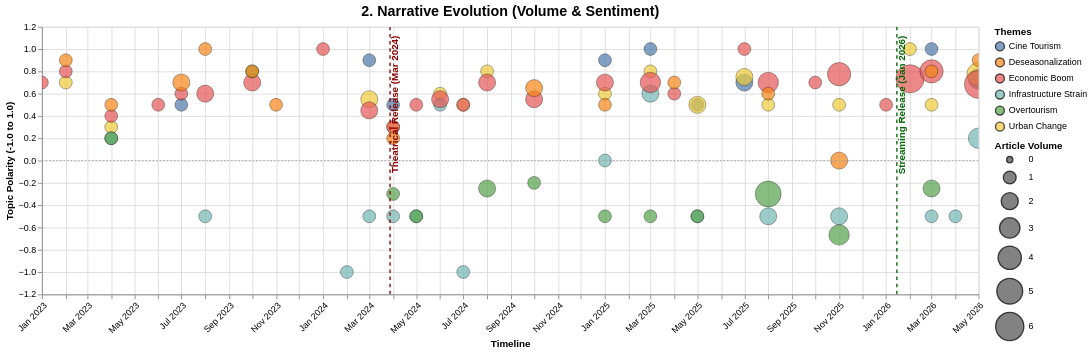

The specification (Vega-Lite) saved for this image:
### Vega-Lite specification from a JSON file in a GitHub repository (floating-point values rounded to 4 significant figures)
{"config": {"view": {"continuousWidth": 300, "continuousHeight": 300}}, "layer": [{"data": {"name": "data-19c6878f9d8e2fd4ab38b24c5874cd7d"}, "mark": {"type": "circle", "opacity": 0.7, "stroke": "black", "strokeWidth": 0.5}, "encoding": {"color": {"field": "Narrative_Topic", "legend": {"orient": "right", "title": "Themes"}, "scale": {"scheme": "tableau10"}, "type": "nominal"}, "size": {"field": "Mention_Count", "legend": {"orient": "right"}, "scale": {"range": [50, 1000]}, "title": "Article Volume", "type": "quantitative"}, "tooltip": [{"field": "Date", "type": "temporal"}, {"field": "Narrative_Topic", "type": "nominal"}, {"field": "Topic_Sentiment", "format": ".2f", "type": "quantitative"}, {"field": "Mention_Count", "type": "quantitative"}, {"field": "Evidence_Quotes", "type": "nominal"}], "x": {"axis": {"format": "%b %Y", "labelAngle": -45}, "field": "Date", "title": "Timeline", "type": "temporal"}, "y": {"field": "Topic_Sentiment", "scale": {"domain": [-1.1, 1.1]}, "title": "Topic Polarity (-1.0 to 1.0)", "type": "quantitative"}}, "name": "view_8e86b5becd2527b9_0"}, {"data": {"name": "data-a0a55d106695e8d630baff0f16eee66d"}, "mark": {"type": "rule", "color": "#A9A9A9", "strokeDash": [2, 2]}, "encoding": {"y": {"field": "y", "type": "quantitative"}}}, {"data": {"name": "data-6528d71445f3855ebd744daee25293cf"}, "mark": {"type": "rule", "size": 1.5, "strokeDash": [4, 4]}, "encoding": {"color": {"field": "Color", "scale": null, "type": "nominal"}, "x": {"field": "Date", "type": "temporal"}}}, {"data": {"name": "data-6528d71445f3855ebd744daee25293cf"}, "mark": {"type": "text", "align": "right", "angle": 270, "baseline": "top", "dx": 5, "fontSize": 11, "fontWeight": "bold"}, "encoding": {"color": {"field": "Color", "scale": null, "type": "nominal"}, "text": {"field": "Event", "type": "nominal"}, "x": {"field": "Date", "type": "temporal"}, "y": {"value": 15}}}], "height": 300, "params": [{"name": "param_1e9efca18e7a2868", "select": {"type": "interval", "encodings": ["x", "y"]}, "bind": "scales", "views": ["view_8e86b5becd2527b9_0"]}], "title": {"text": "2. Narrative Evolution (Volume & Sentiment)", "fontSize": 16}, "width": 1050, "$schema": "https://vega.github.io/schema/vega-lite/v6.4.1.json", "datasets": {"data-19c6878f9d8e2fd4ab38b24c5874cd7d": [{"Date": "2023-01-01T00:00:00", "Narrative_Topic": "Economic Boom", "Mention_Count": 1, "Topic_Sentiment": 0.7, "Evidence_Quotes": "\"sta richiamando un gran numero di presenze turistiche che scelgono di godere delle vacanze nelle numerose strutture ricettive, e non solo.\""}, {"Date": "2023-02-01T00:00:00", "Narrative_Topic": "Urban Change", "Mention_Count": 1, "Topic_Sentiment": 0.7, "Evidence_Quotes": "\"lo sviluppo turistico dei borghi passa anche attraverso il potenziamento dei servizi sul territorio.\""}, {"Date": "2023-02-01T00:00:00", "Narrative_Topic": "Economic Boom", "Mention_Count": 1, "Topic_Sentiment": 0.8, "Evidence_Quotes": "\"la giunta regionale ha promosso, su iniziativa dell’assessorato agli enti locali, una serie di misure per incentivare la permanenza nei piccoli comuni.\""}, {"Date": "2023-02-01T00:00:00", "Narrative_Topic": "Deseasonalization", "Mention_Count": 1, "Topic_Sentiment": 0.9, "Evidence_Quotes": "\"Siamo impegnati in una forte opera per cercare di destagionalizzare i flussi turistici\""}, {"Date": "2023-04-01T00:00:00", "Narrative_Topic": "Urban Change", "Mention_Count": 1, "Topic_Sentiment": 0.3, "Evidence_Quotes": "\"Basti pensare a tutto il dibattito in corso sulla turistificazione, processo socio-economico in atto in molte città del mondo.\""}, {"Date": "2023-04-01T00:00:00", "Narrative_Topic": "Infrastructure Strain", "Mention_Count": 1, "Topic_Sentiment": 0.2, "Evidence_Quotes": "\"la capacità di carico turistico dei territori non è sotto stress.\""}, {"Date": "2023-04-01T00:00:00", "Narrative_Topic": "Economic Boom", "Mention_Count": 1, "Topic_Sentiment": 0.4, "Evidence_Quotes": "\"2,4 miliardi € è l’ammontare delle risorse nel Pnrr per il turismo.\""}, {"Date": "2023-04-01T00:00:00", "Narrative_Topic": "Overtourism", "Mention_Count": 1, "Topic_Sentiment": 0.2, "Evidence_Quotes": "\"In Abruzzo oggi siamo lontani dalla turistification.\""}, {"Date": "2023-04-01T00:00:00", "Narrative_Topic": "Deseasonalization", "Mention_Count": 1, "Topic_Sentiment": 0.5, "Evidence_Quotes": "\"Differenziarsi, destagionalizzare il turismo e internazionalizzarlo continuando a prendersi cura dei territori per evitare il rischio di turistificazione.\""}, {"Date": "2023-06-01T00:00:00", "Narrative_Topic": "Economic Boom", "Mention_Count": 1, "Topic_Sentiment": 0.5, "Evidence_Quotes": "“Nel ‘500, addirittura, avevano una lana speciale bellissima.”"}, {"Date": "2023-07-01T00:00:00", "Narrative_Topic": "Cine Tourism", "Mention_Count": 1, "Topic_Sentiment": 0.5, "Evidence_Quotes": "\"Da queste parti è stato girato un film bellissimo, 'La strada' di Federico Fellini\"},"}, {"Date": "2023-07-01T00:00:00", "Narrative_Topic": "Economic Boom", "Mention_Count": 1, "Topic_Sentiment": 0.6, "Evidence_Quotes": "\"Il nome 'il paese dei Dottori' arriva dall’800, a motivo della crescente aspirazione degli abitanti\""}, {"Date": "2023-07-01T00:00:00", "Narrative_Topic": "Deseasonalization", "Mention_Count": 2, "Topic_Sentiment": 0.7, "Evidence_Quotes": "\"Scanno è una meta turistica ideale sia d’estate che d’inverno, grazie ai suoi numerosi punti di interesse e alle molteplici attività\" | \"Le Rocche sono l’esempio della montagna attrattiva tutto l’anno: biciclette, cavalli, trekking, quad, moto…\""}, {"Date": "2023-08-01T00:00:00", "Narrative_Topic": "Infrastructure Strain", "Mention_Count": 1, "Topic_Sentiment": -0.5, "Evidence_Quotes": "\"mancato rispetto delle norme amministrative e igienico-sanitarie.\""}, {"Date": "2023-08-01T00:00:00", "Narrative_Topic": "Economic Boom", "Mention_Count": 2, "Topic_Sentiment": 0.6, "Evidence_Quotes": "\"L’apertura al pubblico della casa-museo e a costituzione di un centro per la diffusione culturale presso la sede di Palazzo Sipari a Pescasseroli rappresentano i principali obiettivi della Fondazione.\" | \"Il costo è di € 20 per la corsa semplice e di € 35 andata e ritorno.\""}, {"Date": "2023-08-01T00:00:00", "Narrative_Topic": "Deseasonalization", "Mention_Count": 1, "Topic_Sentiment": 1.0, "Evidence_Quotes": "\"La “Linea dei Parchi” prevede un collegamento estivo diretto per tutti i weekend estivi e nella settimana di Ferragosto.\""}, {"Date": "2023-10-01T00:00:00", "Narrative_Topic": "Economic Boom", "Mention_Count": 2, "Topic_Sentiment": 0.7, "Evidence_Quotes": "\"La finalità di questo progetto è la promozione di questo meraviglioso territorio\" | \"bisogna attendere i primi anni del ‘900 per assistere alla nascita della vocazione turistica di Roccaraso, con la costruzione dei primi alberghi e dei primi impianti di risalita.\""}, {"Date": "2023-10-01T00:00:00", "Narrative_Topic": "Overtourism", "Mention_Count": 1, "Topic_Sentiment": 0.8, "Evidence_Quotes": "\"finora rimasto preservato dai grandi flussi turistici di questa parte d’Italia\""}, {"Date": "2023-10-01T00:00:00", "Narrative_Topic": "Deseasonalization", "Mention_Count": 1, "Topic_Sentiment": 0.8, "Evidence_Quotes": "\"Pescasseroli è ubicato in un’area pianeggiante, in provincia dell’Aquila, a 1167 metri sul livello del mare ed è uno dei comuni più famosi del turismo invernale.\""}, {"Date": "2023-11-01T00:00:00", "Narrative_Topic": "Deseasonalization", "Mention_Count": 1, "Topic_Sentiment": 0.5, "Evidence_Quotes": "\"Ciò la rende il luogo perfetto in cui decidere di trasferirti o trascorrere le tue vacanze.\""}, {"Date": "2024-01-01T00:00:00", "Narrative_Topic": "Economic Boom", "Mention_Count": 1, "Topic_Sentiment": 1.0, "Evidence_Quotes": "\"I servizi offerti includono, poi, scuole di sci qualificate, noleggio attrezzature, hotel sulle piste da sci.\""}, {"Date": "2024-02-01T00:00:00", "Narrative_Topic": "Infrastructure Strain", "Mention_Count": 1, "Topic_Sentiment": -1.0, "Evidence_Quotes": "\"l’acclarata incapacità, la mancanza di volontà politica della Direzione Strategica Sanitaria della Asl di adottare scelte e soluzioni volte a risolvere questo gravissimo problema\""}, {"Date": "2024-03-01T00:00:00", "Narrative_Topic": "Cine Tourism", "Mention_Count": 1, "Topic_Sentiment": 0.9, "Evidence_Quotes": "\"Una nuova vetrina per il paesino abruzzese.\""}, {"Date": "2024-03-01T00:00:00", "Narrative_Topic": "Urban Change", "Mention_Count": 2, "Topic_Sentiment": 0.55, "Evidence_Quotes": "«...molti altri, come Pescasseroli, come Villetta Barrea, come Civitella stanno invece diventando importanti centri culturali e sportivi.» | \"Negli anni il loro atteggiamento è cambiato, perché quella loro freddezza non era ostilità, ma un modo di essere e di vivere diversamente.\""}, {"Date": "2024-03-01T00:00:00", "Narrative_Topic": "Infrastructure Strain", "Mention_Count": 1, "Topic_Sentiment": -0.5, "Evidence_Quotes": "«...è assurdo per esempio che da Pescasseroli non ci sia un mezzo che direttamente colleghi Roma col paese.»"}, {"Date": "2024-03-01T00:00:00", "Narrative_Topic": "Economic Boom", "Mention_Count": 2, "Topic_Sentiment": 0.45, "Evidence_Quotes": "«...la cultura è la coscienza del Paese. Con la cultura si cresce, si capisce dove e come investire...» | \"Oggi è una meta turistica d’inverno e d’estate, i luoghi sono rimasti gli stessi come le persone e i rapporti.\""}, {"Date": "2024-04-01T00:00:00", "Narrative_Topic": "Cine Tourism", "Mention_Count": 1, "Topic_Sentiment": 0.5, "Evidence_Quotes": "«Sulle realtà come queste il film di Milani ha acceso un faro e offre anche la sua ricetta per una possibile via d’uscita.»"}, {"Date": "2024-04-01T00:00:00", "Narrative_Topic": "Urban Change", "Mention_Count": 1, "Topic_Sentiment": 0.3, "Evidence_Quotes": "«Nel 2020 eravamo scesi a 370 residenti - racconta il sindaco - oggi siamo risaliti sopra i 380»"}, {"Date": "2024-04-01T00:00:00", "Narrative_Topic": "Infrastructure Strain", "Mention_Count": 1, "Topic_Sentiment": -0.5, "Evidence_Quotes": "«l’economia locale fatica ad assicurare uno stipendio a tutti»"}, {"Date": "2024-04-01T00:00:00", "Narrative_Topic": "Economic Boom", "Mention_Count": 1, "Topic_Sentiment": 0.3, "Evidence_Quotes": "«Il turismo è diventato il business più importante, capace persino di trattenere qualche giovane in paese»"}, {"Date": "2024-04-01T00:00:00", "Narrative_Topic": "Overtourism", "Mention_Count": 1, "Topic_Sentiment": -0.3, "Evidence_Quotes": "«Peccato che la stagione turistica non duri tutto l’anno»"}, {"Date": "2024-04-01T00:00:00", "Narrative_Topic": "Deseasonalization", "Mention_Count": 1, "Topic_Sentiment": 0.2, "Evidence_Quotes": "«Ci siamo organizzati - spiega - se gli animali partoriscono tutti a Pasqua, la lattazione va da aprile a fine agosto e si concilia bene con la presenza dei turisti in paese.»"}, {"Date": "2024-05-01T00:00:00", "Narrative_Topic": "Infrastructure Strain", "Mention_Count": 1, "Topic_Sentiment": -0.5, "Evidence_Quotes": "“Non comprendiamo però come nessuno si preoccupi del fastidio, delle interferenze e del disturbo che viene arrecato a questi splendidi e unici animali selvatici”."}, {"Date": "2024-05-01T00:00:00", "Narrative_Topic": "Economic Boom", "Mention_Count": 1, "Topic_Sentiment": 0.5, "Evidence_Quotes": "«Ha fondato l’agenzia che porta il suo nome nel 2011»"}, {"Date": "2024-05-01T00:00:00", "Narrative_Topic": "Overtourism", "Mention_Count": 1, "Topic_Sentiment": -0.5, "Evidence_Quotes": "“Non comprendiamo però come nessuno si preoccupi del fastidio, delle interferenze e del disturbo che viene arrecato a questi splendidi e unici animali selvatici”."}, {"Date": "2024-06-01T00:00:00", "Narrative_Topic": "Urban Change", "Mention_Count": 1, "Topic_Sentiment": 0.6, "Evidence_Quotes": "«È evidente che a una dinamica di spopolamento non si può che reagire attraverso una più forte e consapevole politica di programmazione di interventi sia in conto capitale sia sulla spesa corrente, in aree che hanno bisogno sia di infrastrutture sia di servizi.»"}, {"Date": "2024-06-01T00:00:00", "Narrative_Topic": "Infrastructure Strain", "Mention_Count": 1, "Topic_Sentiment": 0.5, "Evidence_Quotes": "«Chiedere ai piccoli di riuscire ad autorisolvere i problemi è una chimera, ci vuole una politica nazionale.»"}, {"Date": "2024-06-01T00:00:00", "Narrative_Topic": "Economic Boom", "Mention_Count": 2, "Topic_Sentiment": 0.55, "Evidence_Quotes": "\"si punta i suoi «fari» più intensi sul sostegno alle famiglie numerose e sull’aiuto al mondo produttivo.\" | «Scadenza il 3 luglio: Lazio Innova gestirà il bando attraverso la piattaforma GeCoWEB Plus.»"}, {"Date": "2024-07-01T00:00:00", "Narrative_Topic": "Urban Change", "Mention_Count": 1, "Topic_Sentiment": 0.5, "Evidence_Quotes": "«l’inaugurazione di questa nuova sede non rappresenta soltanto l’apertura di un luogo fisico ma simboleggia un luogo che diventi un punto di partenza per nuove prospettive e sfide»"}, {"Date": "2024-07-01T00:00:00", "Narrative_Topic": "Infrastructure Strain", "Mention_Count": 1, "Topic_Sentiment": -1.0, "Evidence_Quotes": "\"l’unico elemento di certezza che emerge da questi primi incontri è che l’impatto sul territorio resterebbe altissimo.\""}, {"Date": "2024-07-01T00:00:00", "Narrative_Topic": "Economic Boom", "Mention_Count": 1, "Topic_Sentiment": 0.5, "Evidence_Quotes": "«mi auguro che questo nuovo luogo possa essere un faro di innovazione e diventare un incubatore di idee e progetti per gli infermieri della provincia di Potenza»"}, {"Date": "2024-08-01T00:00:00", "Narrative_Topic": "Urban Change", "Mention_Count": 1, "Topic_Sentiment": 0.8, "Evidence_Quotes": "\"Molte di queste abitazioni, un tempo abbandonate o in stato di degrado, stanno tornando a nuova vita grazie a progetti di ristrutturazione che rispettano l’architettura tradizionale e l’ambiente circostante.\""}, {"Date": "2024-08-01T00:00:00", "Narrative_Topic": "Economic Boom", "Mention_Count": 2, "Topic_Sentiment": 0.7, "Evidence_Quotes": "\"Questo ha contribuito a contrastare il fenomeno dello spopolamento che affliggeva la zona, attirando giovani e famiglie in cerca di nuove opportunità.\" | “Una sfida importante per la crescita collettiva di un sistema turistico che comprende le peculiarità del territorio protetto e il rispetto delle regole per la partecipazione attiva alla cultura della conservazione.“"}, {"Date": "2024-08-01T00:00:00", "Narrative_Topic": "Overtourism", "Mention_Count": 2, "Topic_Sentiment": -0.25, "Evidence_Quotes": "\"è fondamentale che lo sviluppo turistico avvenga in modo sostenibile, rispettando l’ambiente e le comunità locali.\" | \"...ci sono gruppi di turisti che, nel giro di poco tempo, sono passati dal tentare di osservare gli animali a distanza a rompergli le scatole.\""}, {"Date": "2024-10-01T00:00:00", "Narrative_Topic": "Economic Boom", "Mention_Count": 2, "Topic_Sentiment": 0.55, "Evidence_Quotes": "\"Prenota subito per scoprire i segreti di uno dei borghi più accoglienti d’Italia\" | \"Questo è accompagnato da un incremento medio dei prezzi del 5%, a conferma della sempre maggiore richiesta di soggiorni nelle aree rurali italiane.\""}, {"Date": "2024-10-01T00:00:00", "Narrative_Topic": "Overtourism", "Mention_Count": 1, "Topic_Sentiment": -0.2, "Evidence_Quotes": "\"Chi viaggia continua a prenotare con largo anticipo.\""}, {"Date": "2024-10-01T00:00:00", "Narrative_Topic": "Deseasonalization", "Mention_Count": 2, "Topic_Sentiment": 0.65, "Evidence_Quotes": "\"Sempre più viaggiatori sia stranieri che italiani sembrano allontanarsi dalla classica vacanza di Ferragosto, optando per periodi diversi e destinazioni meno affollate.\" | \"una stagione turistica più lunga, con un aumento del 3% delle prenotazioni già a partire da giugno.\""}, {"Date": "2025-01-01T00:00:00", "Narrative_Topic": "Cine Tourism", "Mention_Count": 1, "Topic_Sentiment": 0.9, "Evidence_Quotes": "\"Con Il Bosso abbiamo abbinato il turismo al cinema, in Paesi Narranti, un viaggio in cui ho unito le mie più grandi passioni: raccontare luoghi poco conosciuti e piccole comunità.\""}, {"Date": "2025-01-01T00:00:00", "Narrative_Topic": "Urban Change", "Mention_Count": 1, "Topic_Sentiment": 0.6, "Evidence_Quotes": "\"Ogni Antò anche da adulto ha proseguito il suo percorso.\""}, {"Date": "2025-01-01T00:00:00", "Narrative_Topic": "Infrastructure Strain", "Mention_Count": 1, "Topic_Sentiment": 0.0, "Evidence_Quotes": ""}, {"Date": "2025-01-01T00:00:00", "Narrative_Topic": "Economic Boom", "Mention_Count": 2, "Topic_Sentiment": 0.7, "Evidence_Quotes": "\"le ricerche da parte degli utenti sul web sono aumentate del 45%\" | \"Questi centri sono gli attrattori principali della nostra regione.\""}, {"Date": "2025-01-01T00:00:00", "Narrative_Topic": "Overtourism", "Mention_Count": 1, "Topic_Sentiment": -0.5, "Evidence_Quotes": "\"Le recenti discussioni mediatiche sull’overtourism – spiegano – riguardano solo i visitatori non sciatori, che hanno frequentato il paese e non rispecchiano la realtà del nostro comprensorio.\""}, {"Date": "2025-01-01T00:00:00", "Narrative_Topic": "Deseasonalization", "Mention_Count": 1, "Topic_Sentiment": 0.5, "Evidence_Quotes": "\"Le ricerche online rivelano anche un forte carattere stagionale\""}, {"Date": "2025-03-01T00:00:00", "Narrative_Topic": "Cine Tourism", "Mention_Count": 1, "Topic_Sentiment": 1.0, "Evidence_Quotes": "\"Un mondo a parte rappresenta un esempio di come il cinema possa mettere insieme arte e territorio.\""}, {"Date": "2025-03-01T00:00:00", "Narrative_Topic": "Urban Change", "Mention_Count": 1, "Topic_Sentiment": 0.8, "Evidence_Quotes": "\"Progetto LIFE+A_GreeNet per la rigenerazione verde delle città della costa del medio Adriatico.\""}, {"Date": "2025-03-01T00:00:00", "Narrative_Topic": "Infrastructure Strain", "Mention_Count": 2, "Topic_Sentiment": 0.6, "Evidence_Quotes": "\"Potenziamento delle infrastrutture e allo sviluppo turistico.\" | \"Particolare attenzione sarà posta poi alla riqualificazione dei percorsi turistici con l’implementazione di una segnaletica digital ad hoc.\""}, {"Date": "2025-03-01T00:00:00", "Narrative_Topic": "Economic Boom", "Mention_Count": 3, "Topic_Sentiment": 0.7, "Evidence_Quotes": "\"Un pacchetto di investimenti che punta a rafforzare il tessuto economico e sociale della regione.\" | \"Segnali importanti sono arrivati anche dal Governo, che nel 2023 ha adottato un provvedimento epocale per il Parco, con la revisione della nostra dotazione organica, adeguandola alle esigenze reali.\" | \"Il focus del progetto quindi – spiega ancora – è proprio sul lago e su un turismo che si può fare in alta montagna.\""}, {"Date": "2025-03-01T00:00:00", "Narrative_Topic": "Overtourism", "Mention_Count": 1, "Topic_Sentiment": -0.5, "Evidence_Quotes": "\"Il turismo nel Parco è in continua crescita, ma non sempre è rispettoso dell’ambiente.\""}, {"Date": "2025-04-01T00:00:00", "Narrative_Topic": "Economic Boom", "Mention_Count": 1, "Topic_Sentiment": 0.6, "Evidence_Quotes": "\"La visita viene gestita da una cooperativa che si avvale di giovani locali\""}, {"Date": "2025-04-01T00:00:00", "Narrative_Topic": "Deseasonalization", "Mention_Count": 1, "Topic_Sentiment": 0.7, "Evidence_Quotes": "\"aiuta quel processo di destagionalizzazione delle presenze turistiche\""}, {"Date": "2025-05-01T00:00:00", "Narrative_Topic": "Cine Tourism", "Mention_Count": 1, "Topic_Sentiment": 0.5, "Evidence_Quotes": "\"una bella novità con la proiezione gratuita di 'Un mondo a parte', il film di successo con Antonio Albanese e Virginia Raffaele\""}, {"Date": "2025-05-01T00:00:00", "Narrative_Topic": "Urban Change", "Mention_Count": 2, "Topic_Sentiment": 0.5, "Evidence_Quotes": "\"Il turismo – dice - può senz’altro apportare un contributo al processo di rinascita delle aree interne, purché sia sostenibile\" | \"un passo concreto verso un potenziamento dell’offerta educativa e del sostegno alla genitorialità.\""}, {"Date": "2025-05-01T00:00:00", "Narrative_Topic": "Infrastructure Strain", "Mention_Count": 1, "Topic_Sentiment": -0.5, "Evidence_Quotes": "Non si registrano danni a cose o a persone, se non lampadari che hanno oscillato e soprammobili che si sono leggermente mossi sugli scaffali."}, {"Date": "2025-05-01T00:00:00", "Narrative_Topic": "Overtourism", "Mention_Count": 1, "Topic_Sentiment": -0.5, "Evidence_Quotes": "\"Non abbiamo bisogno di borghi vip, ma di un incontro effettivo con le comunità e i patrimoni locali.\""}, {"Date": "2025-07-01T00:00:00", "Narrative_Topic": "Cine Tourism", "Mention_Count": 2, "Topic_Sentiment": 0.7, "Evidence_Quotes": "\"in prima abruzzese, la proiezione del film 'Un Natale a casa Croce' di Pupi Avati.\" | \"Stasera Pescasseroli si trasformerà in un piccolo cinema a cielo aperto.\""}, {"Date": "2025-07-01T00:00:00", "Narrative_Topic": "Urban Change", "Mention_Count": 2, "Topic_Sentiment": 0.75, "Evidence_Quotes": "«Queste occasioni non solo incentivano il commercio, ma costituiscono anche momenti per vivere lo spazio urbano in un’atmosfera suggestiva e accogliente.» | \"Pescasseroli... assume il ruolo di centro di iniziativa culturale di tutta la Regione.\""}, {"Date": "2025-07-01T00:00:00", "Narrative_Topic": "Economic Boom", "Mention_Count": 1, "Topic_Sentiment": 1.0, "Evidence_Quotes": "«La valorizzazione e il sostegno dei negozi di vicinato è importante per mantenere viva la Città.»"}, {"Date": "2025-08-01T00:00:00", "Narrative_Topic": "Urban Change", "Mention_Count": 1, "Topic_Sentiment": 0.5, "Evidence_Quotes": "«l’inquinamento ambientale delle grandi città... costituirebbe un’opportunità per i parchi della dorsale appenninica»"}, {"Date": "2025-08-01T00:00:00", "Narrative_Topic": "Infrastructure Strain", "Mention_Count": 2, "Topic_Sentiment": -0.5, "Evidence_Quotes": "\"Macchine che vanno e vengono, escursionisti, turisti, e chi più ne ha più ne metta.\" | «il pascolo si è modificato nel corso del tempo... non è del tutto compatibile con la tutela del Parco»"}, {"Date": "2025-08-01T00:00:00", "Narrative_Topic": "Economic Boom", "Mention_Count": 3, "Topic_Sentiment": 0.7, "Evidence_Quotes": "\"una spesa di 6,1 miliardi di euro con un 9,6% in più\" | \"L’aeroporto ha seguito il trend italiano di crescita con un passaggio di utenti pari a circa 139mila nel solo mese di agosto.\" | «una “crescita” del Parco potrebbe dar vita al ripopolamento umano e a un volàno di salutare economia»"}, {"Date": "2025-08-01T00:00:00", "Narrative_Topic": "Overtourism", "Mention_Count": 5, "Topic_Sentiment": -0.3, "Evidence_Quotes": "\"è quindi fondamentale nel periodo estivo limitare e controllare la fruizione escursionistica.\" | \"la saturazione Ota (Online travel agency) più elevata (47,4%)\" | \"Tourist go home!\" | «le masse di passeggiatori improvvisati... il danno che fa alla natura è per tutti e, a volte, non riparabile» | \"Sono stupefatti nel vedere turisti impreparati, improvvisarsi escursionisti della domenica.\""}, {"Date": "2025-08-01T00:00:00", "Narrative_Topic": "Deseasonalization", "Mention_Count": 1, "Topic_Sentiment": 0.6, "Evidence_Quotes": "\"una crescita significativa per un prodotto sempre più destagionalizzato (dati Jfc)\""}, {"Date": "2025-10-01T00:00:00", "Narrative_Topic": "Economic Boom", "Mention_Count": 1, "Topic_Sentiment": 0.7, "Evidence_Quotes": "\"...avranno così l’opportunità di sviluppare nuovi business con i buyer internazionali selezionati da ENIT, provenienti da oltre 75 Paesi, con una significativa quota (circa il 50%) di nuovi interlocutori rispetto al 2024.\""}, {"Date": "2025-11-01T00:00:00", "Narrative_Topic": "Urban Change", "Mention_Count": 1, "Topic_Sentiment": 0.5, "Evidence_Quotes": "\"il Comune di Pescasseroli riorganizza la viabilità e la sosta nella zona degli impianti sciistici.\""}, {"Date": "2025-11-01T00:00:00", "Narrative_Topic": "Infrastructure Strain", "Mention_Count": 2, "Topic_Sentiment": -0.5, "Evidence_Quotes": "\"è soggetta a un notevole incremento veicolare.\" | \"Abbiamo tutte le potenzialità... per dare respiro a quelle zone che soffrono di overtourism.\""}, {"Date": "2025-11-01T00:00:00", "Narrative_Topic": "Economic Boom", "Mention_Count": 4, "Topic_Sentiment": 0.775, "Evidence_Quotes": "“sviluppo socio-economico che coinvolga direttamente i cittadini“ | \"I dati confermano il trend positivo: dopo aver superato le 7 milioni di presenze lo scorso anno, le stime per il 2025 indicano un ulteriore incremento, avvicinandosi al traguardo degli 8 milioni di presenze.\" | \"Il comparto extra-alberghiero cresce del +26,84% sul 2024\" | “In questo senso, la Regione sta raccogliendo i frutti di una strategia di promozione che negli ultimi anni si è incentrata principalmente sul turismo esperienziale e diffuso.”"}, {"Date": "2025-11-01T00:00:00", "Narrative_Topic": "Overtourism", "Mention_Count": 3, "Topic_Sentiment": -0.6667, "Evidence_Quotes": "\"regolamentare la sosta selvaggia e gestire l’alto numero di veicoli.\" | Prezzi e tariffe aumentati al punto tale da spingere una consistente fetta di cittadini a rinunciare del tutto alla classica settimana bianca. | \"Abbiamo tutte le potenzialità... per dare respiro a quelle zone che soffrono di overtourism.\""}, {"Date": "2025-11-01T00:00:00", "Narrative_Topic": "Deseasonalization", "Mention_Count": 2, "Topic_Sentiment": 0.0, "Evidence_Quotes": "i numeri ufficiali hanno registrato lo scorso anno una forte contrazione delle presenze in montagna, con circa 1 milione di italiani in meno sulla neve. | \"Aumentano la durata media dei soggiorni (quasi 5 notti) e la programmazione anticipata\""}, {"Date": "2026-01-01T00:00:00", "Narrative_Topic": "Economic Boom", "Mention_Count": 1, "Topic_Sentiment": 0.5, "Evidence_Quotes": "\"Regole di salvaguardia dell’ecosistema che ad avviso dei responsabili della riserva protetta sono compatibili con le esigenze di crescita economica dell’Appennino meridionale.\""}, {"Date": "2026-02-01T00:00:00", "Narrative_Topic": "Urban Change", "Mention_Count": 1, "Topic_Sentiment": 1.0, "Evidence_Quotes": "\"La città non è più il simbolo di un terremoto, ma un modello internazionale di rinascita attraverso la cultura.\""}, {"Date": "2026-02-01T00:00:00", "Narrative_Topic": "Economic Boom", "Mention_Count": 6, "Topic_Sentiment": 0.7333, "Evidence_Quotes": "“L’Infermieristica oggi offre opportunità di lavoro reali e immediate – sottolinea Occhipinti –. La carenza di personale è un dato oggettivo e questo si traduce in possibilità concrete per i giovani che scelgono questo percorso.” | L’Infermieristica oggi offre opportunità di lavoro reali e immediate – sottolinea Occhipinti – La carenza di personale è un dato oggettivo e questo si traduce in possibilità concrete per i giovani che scelgono questo percorso. | \"certificando un vero e proprio boom della Provincia dell’Aquila e delle aree interne e montane.\" | \"Il lavoro portato avanti dalla Giunta regionale... sta dando risultati importanti con i dati sull’affluenza turistica che aumentano di anno in anno.\" | \"2025 è stato un anno record per il turismo abruzzese, con 8,8 milioni di presenze\" | \"creano un indotto a livello nazionale non indifferente, così come ricordato dalla CGIA di Mestre, p..."}, {"Date": "2026-03-01T00:00:00", "Narrative_Topic": "Cine Tourism", "Mention_Count": 1, "Topic_Sentiment": 1.0, "Evidence_Quotes": "\"Il castello è stato infatti impresso nella memoria collettiva grazie a celebri film girati qui, come 'Ladyhawke' con Michelle Pfeiffer e 'Il nome della Rosa' con Sean Connery.\""}, {"Date": "2026-03-01T00:00:00", "Narrative_Topic": "Urban Change", "Mention_Count": 1, "Topic_Sentiment": 0.5, "Evidence_Quotes": "\"La sua rinascita si deve all'imprenditore italo-svedese Daniele Kihlgren, che ha creato il progetto di 'albergo diffuso' Sextantio, recuperando le abitazioni abbandonate nel pieno rispetto dell'estetica e dei materiali originali.\""}, {"Date": "2026-03-01T00:00:00", "Narrative_Topic": "Infrastructure Strain", "Mention_Count": 1, "Topic_Sentiment": -0.5, "Evidence_Quotes": "\"a fronte di una sempre maggiore frequentazione della montagna corrisponde un graduale aumento degli incidenti per incapacità ed inesperienza\""}, {"Date": "2026-03-01T00:00:00", "Narrative_Topic": "Economic Boom", "Mention_Count": 4, "Topic_Sentiment": 0.8, "Evidence_Quotes": "\"Il comprensorio SkiPass Alto Sangro... rappresenta la punta di diamante: qui troverete oltre 100 km di piste collegate sci ai piedi.\" | \"+26% di presenze turistiche e abbiamo avuto un +40% di turismo straniero.\" | \"Il quotidiano britannico 'The Guardian' ha infatti inserito la regione tra le dieci migliori destinazioni low cost per famiglie in Europa.\" | \"Il nostro obiettivo – dice il sottosegretario con delega al Turismo Daniele D’Amario – è consolidare la presenza sul mercato turistico del Mezzogiorno, in ragione soprattutto dei buoni risultati ottenuti in questi anni sulle presenze provenienti dalle regioni del Sud Italia.\""}, {"Date": "2026-03-01T00:00:00", "Narrative_Topic": "Overtourism", "Mention_Count": 2, "Topic_Sentiment": -0.25, "Evidence_Quotes": "\"necessità di regolamentare i flussi turistici\" | \"Destinazione ideale per chi vuole conoscere un territorio panoramico ma poco battuto dal turismo di massa, l’Abruzzo è perfetto da esplorare in ogni stagione.\""}, {"Date": "2026-03-01T00:00:00", "Narrative_Topic": "Deseasonalization", "Mention_Count": 1, "Topic_Sentiment": 0.8, "Evidence_Quotes": "\"la necessità di riscoprire e valorizzare i piccoli rifugi e i percorsi delle Aree Protette di montagna per destagionalizzare e diversificare l’offerta turistica.\""}, {"Date": "2026-04-01T00:00:00", "Narrative_Topic": "Infrastructure Strain", "Mention_Count": 1, "Topic_Sentiment": -0.5, "Evidence_Quotes": "\"diversi alberi e rami pesanti hanno ceduto, invadendo la sede stradale\""}, {"Date": "2026-05-01T00:00:00", "Narrative_Topic": "Cine Tourism", "Mention_Count": 3, "Topic_Sentiment": 0.7333, "Evidence_Quotes": "\"Riccardo Milani ha espresso soddisfazione per la partecipazione all’evento, ribadendo la necessità di tradurre il dibattito in impegni concreti.\" | Il titolo del convegno richiama inevitabilmente le suggestioni cinematografiche.” | \"La giornata si aprirà con un momento dedicato alla scoperta del territorio: una passeggiata nel borgo di Pescasseroli, guidata dal Parco Nazionale, per intrecciare lo sguardo cinematografico con il patrimonio naturalistico e culturale dell’area.\""}, {"Date": "2026-05-01T00:00:00", "Narrative_Topic": "Urban Change", "Mention_Count": 4, "Topic_Sentiment": 0.775, "Evidence_Quotes": "\"Occorre un nuovo patto tra territori urbani e aree interne, fondato su un riconoscimento oggettivo di questo contributo.\" | \"Grande attenzione sarà rivolta al miglioramento dell’arredo urbano e alla manutenzione delle infrastrutture esistenti, con l’obiettivo di rendere Opi un borgo sempre più accogliente e rispettoso dell’ambiente naturale circostante.\" | riflettere sulle potenzialità e sulle sfide dei territori lontani dai grandi centri urbani. | \"Pescara è un punto di riferimento importante in questi ambiti, la città sta cambiando in termini di energia innovativa.\""}, {"Date": "2026-05-01T00:00:00", "Narrative_Topic": "Infrastructure Strain", "Mention_Count": 3, "Topic_Sentiment": 0.2, "Evidence_Quotes": "\"Le istituzioni sovracomunali hanno il dovere di garantire servizi essenziali — sanità, scuola, trasporti.\" | \"In Toscana, la situazione si riflette anche in un aumento delle liste d’attesa e in una pressione crescente sui reparti di emergenza-urgenza.\" | \"Fra i primi appuntamenti, ecco quello dedicato al tema Ciclovie d’Abruzzo: infrastrutture strategiche per turismo e mobilità sostenibile.\""}, {"Date": "2026-05-01T00:00:00", "Narrative_Topic": "Economic Boom", "Mention_Count": 6, "Topic_Sentiment": 0.6833, "Evidence_Quotes": "Il contratto prevede un orario di lavoro a tempo parziale (25/36 ore settimanali) e a tempo indeterminato, con trattamento economico secondo il CCNL Funzioni Centrali – enti pubblici non economici. | \"Il progetto si rivolge ai comuni con meno di 15mila abitanti che investono nella valorizzazione della cultura del territorio, dell’agricoltura, dell’artigianato e dell’accoglienza diffusa.\" | \"La nostra rete di parchi nazionali e regionali si conferma un asset fondamentale.\" | “Negli ultimi anni – evidenzia l’assessore Santangelo – abbiamo investito oltre 300 milioni di euro tra fondi europei e fondi nazionali.” | \"Andiamo avanti con determinazione, facendo della città di Pescara il punto di riferimento nazionale per la promozione e la diffusione della cultura green.\" | \"Negli ultimi anni sono stati investiti oltre 300 milioni di euro tra fondi europei e nazionali per migliorare i servizi d..."}, {"Date": "2026-05-01T00:00:00", "Narrative_Topic": "Deseasonalization", "Mention_Count": 1, "Topic_Sentiment": 0.9, "Evidence_Quotes": "\"La valorizzazione del patrimonio storico e delle tradizioni locali rimarrà centrale, con iniziative volte a destagionalizzare il turismo e a promuovere Opi come destinazione di eccellenza per il turismo lento e di qualità.\""}], "data-a0a55d106695e8d630baff0f16eee66d": [{"y": 0}], "data-6528d71445f3855ebd744daee25293cf": [{"Date": "2024-03-28T00:00:00", "Event": "Theatrical Release (Mar 2024)", "Color": "#8B0000"}, {"Date": "2026-01-15T00:00:00", "Event": "Streaming Release (Jan 2026)", "Color": "#006400"}]}}
